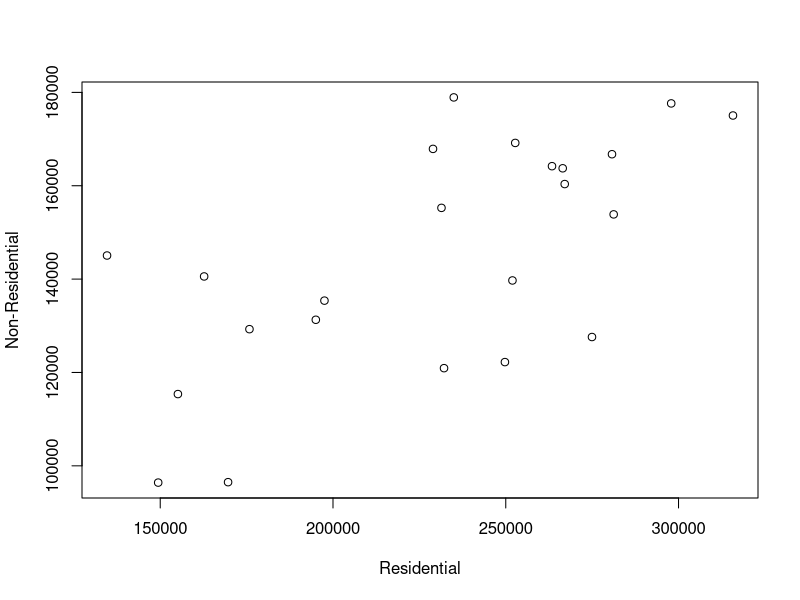

Recreate this plot in R.
# Scatter Plot :
Residential <- c(169635,155113,149410,175822,162706,134605,195028,231396,234955,
                 266481,267063,263385,252745,228943,197526,232134,249757,274956,
                 251937,281229,280748,297886,315757)

Non_residential <- c(96497,115372,96407,129275,140569,145054,131289,155261,178925,
                     163740,160363,164191,169173,167896,135389,120921,122222,127593,
                     139711,153866,166754,177639,175048)

home <- cbind(Residential,Non_residential)
View(home)

# Scatter plot :
plot(Residential, Non_residential,xlab="Residential",ylab="Non-Residential") 
